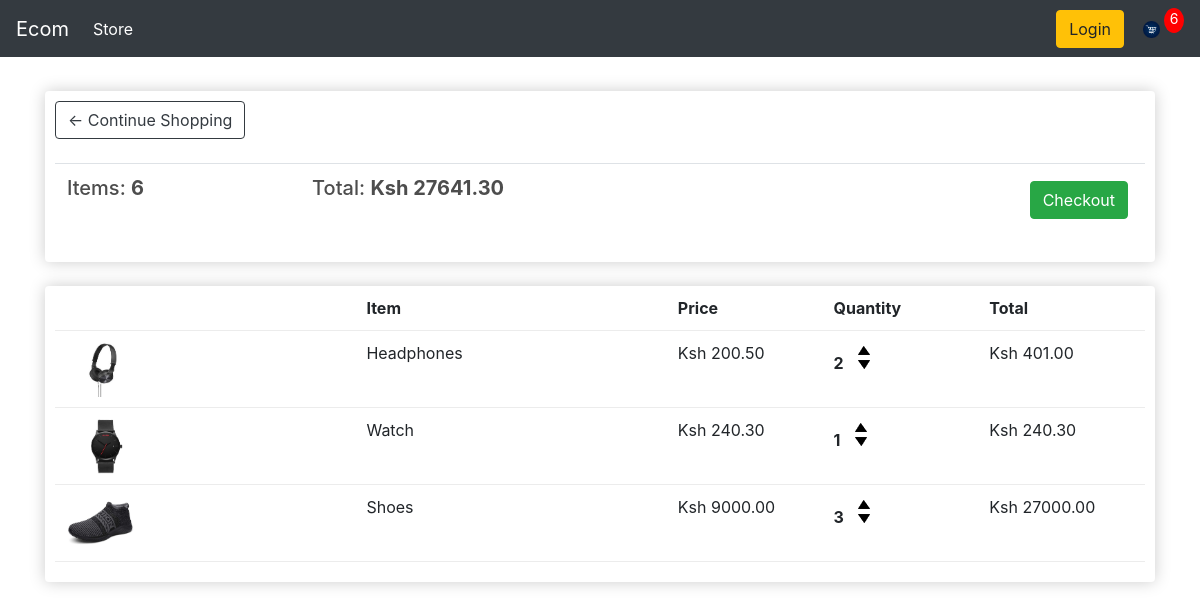
/cart/ (signed in), run on an earlier commit of the app's database.
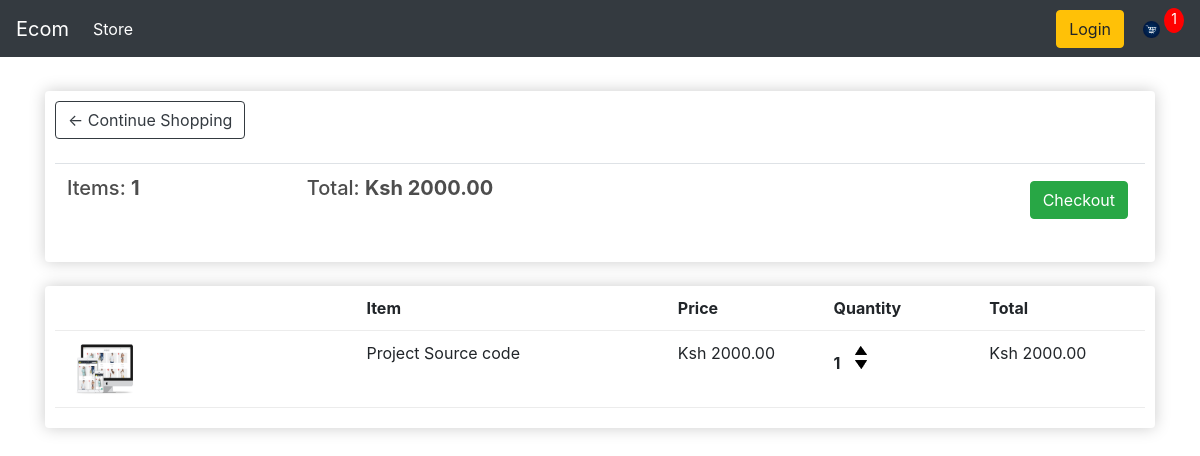
And on a later commit of the database.
### store/models.py (models this page shows, shortened)
class Order(models.Model):
    customer = models.ForeignKey(Customer, on_delete=models.SET_NULL, blank=True, null=True)
    date_order = models.DateTimeField(auto_now_add=True)
    complete = models.BooleanField(default=False, null=True, blank=False)
    transaction_id = models.CharField(max_length=200, null=True)
    @property
    def get_cart_total(self):
        orderitems = self.orderitem_set.all()
        total = sum([item.get_total for item in orderitems])
        return total
    @property
    def get_cart_items(self):
        orderitems = self.orderitem_set.all()
        total = sum([item.quantity for item in orderitems])
        return total

class OrderItem(models.Model):
    product = models.ForeignKey(Product, on_delete=models.SET_NULL, null=True)
    order = models.ForeignKey(Order, on_delete=models.SET_NULL, null=True)
    quantity = models.IntegerField(default=0, null=True, blank=True)
    date_added = models.DateTimeField(auto_now_add=True)
    @property
    def get_total(self):
        total = self.product.price * self.quantity
        return total

class Product(models.Model):
     name = models.CharField(max_length=200, null=True)
     price = models.DecimalField(max_digits=7,decimal_places=2)
     digital = models.BooleanField(default=False, null=True, blank=False)
     image = models.ImageField(null=True,blank= True)
     @property
     def imageURL(self):
         try:
             url = self.image.url
         except:
             url = ''
         return url

### store/views.py (the view)
# urls.py: path('cart/', views.cart, name = "cart"),
def cart(request):
    if request.user.is_authenticated:
        customer = request.user.customer
        order, created = Order.objects.get_or_create(customer=customer, complete=False)
        items = order.orderitem_set.all()
        cartItems = order.get_cart_items
    else:
        cookieData = cookieCart(request)
        cartItems = cookieData['cartItems']
        order = cookieData['order']
        items = cookieData['items']
    context = {'items' : items, 'order': order,'cartItems': cartItems}
    return render(request, 'store/cart.html', context)

### store/templates/store/cart.html
{% extends 'store/main.html' %}
{% load static %}
{% block content %}
<div class="row">
    <div class="col-lg-12">
        <div class="box-element">
            <a href="{% url 'store'%}" class="btn btn-outline-dark">&#x2190; Continue Shopping</a>
            <br>
            <br>
            <table class="table">
                <tr>
                    <th><h5>Items: <strong>{{order.get_cart_items}}</strong></h5></th>
                    <th><h5>Total: <strong>Ksh {{order.get_cart_total|floatformat:2}}</strong></h5></th>
                    <th>
                        <a style="float: right; margin:5px;" class="btn btn-success" href="{% url 'checkout'%}">Checkout</a>
                    </th>
                </tr>
            </table>
        </div>
        <br>
        <div class="box-element">
            <div class="cart-row">
                <div style="flex:2;"></div>
                <div style="flex:2;"><strong>Item</strong></div>
                <div style="flex:1;"><strong>Price</strong></div>
                <div style="flex:1;"><strong>Quantity</strong></div>
                <div style="flex:1;"><strong>Total</strong></div>
            </div>
            {% for item in items%}
            <div class="cart-row">
                <div style="flex:2;"><img src="{{item.product.imageURL}}" class="row-image "></div>
                <div style="flex:2;"><p>{{item.product.name}}</p></div>
                <div style="flex:1;"><p>Ksh {{item.product.price|floatformat:2}}</p></div>
                <div style="flex:1;">
                    <p class="quantity">{{item.quantity}}</p>
                    <div class="quantity">
                        <img data-product={{item.product.id}} data-action="add" src="{% static 'images/arrow-up.png'%}" class="chg-quantity update-cart">
                        <img data-product={{item.product.id}} data-action="remove" src="{% static 'images/arrow-down.png'%}" class="chg-quantity update-cart">
                     </div>
                </div>
                <div style="flex:1;"><p>Ksh {{item.get_total}}</p></div>
            </div>
            {% endfor%}
        </div>
    </div>
</div>
{% endblock content %}

### store/templates/store/main.html (shortened to what this page needs)
<!DOCTYPE html>
{% load static %}
<html lang="en">
<head>
    <link rel="stylesheet" href="{% static 'css/main.css'%}" type="text/css">
    <link rel="stylesheet" href="https://stackpath.bootstrapcdn.com/bootstrap/4.5.0/css/bootstrap.min.css">
</head>
<body>
    <nav class="navbar navbar-expand-lg navbar-dark bg-dark">
        <a class="navbar-brand" href="{% url 'store' %}">Ecom</a>
        <div class="collapse navbar-collapse" id="navbarSupportedContent">
          <ul class="navbar-nav mr-auto">
            <li class="nav-item active">
              <a class="nav-link" href="{% url 'store' %}">Store <span class="sr-only">(current)</span></a>
            </li>
          </ul>
         <div class="form-inline my-2 my-lg-0">
             <a href="#" class="btn btn-warning"> Login </a>
             <a href="{% url 'cart'%}">
                 <img src="{% static 'images/cart.png' %}" id="cart-icon">
             </a>
             <p id="cart-total">{{cartItems}}</p>
         </div>
        </div>
      </nav>
<div class="container">
    <br>
    {% block content %}
    {% endblock content %}
</div>
</body>
</html>

### static/css/main.css (style rules this page uses)
body { background-color: hsl(0, 0%, 98%); }
h1,h2,h3,h4,h5,h6 { color:hsl(0, 0%, 30%); }
.box-element { box-shadow:hsl(0, 0%, 80%) 0 0 16px; background-color: #fff; border-radius: 4px; padding: 10px; }
.bg-dark { background-color: #4f868c!important; }
#cart-icon { width:25px; display: inline-block; margin-left: 15px; }
#cart-total { display: block; text-align: center; color:#fff; background-color: red; width: 20px; height: 25px; border-radius: 50%; font-size: 14px; }
.col-lg-4, .col-lg-6, .col-lg-8, .col-lg-12 { margin-top: 10px; }
.btn { border-radius: 0; }
.row-image { width: 100px; }
.cart-row { display: flex; align-items: flex-stretch; padding-bottom: 10px; margin-bottom: 10px; border-bottom: 1px solid #ececec; }
.quantity { display: inline-block; font-weight: 700; padding-right:10px; }
.chg-quantity { width: 12px; cursor: pointer; display: block; margin-top: 5px; transition:.1s; }

What changed in the data, as far as the page shows it:
removed OrderItem: product.imageURL (picture), product.name "Headphones", product.price "200.50", quantity "2", get_total "401.00"
removed OrderItem: product.imageURL (picture), product.name "Watch", product.price "240.30", quantity "1", get_total "240.30"
removed OrderItem: product.imageURL (picture), product.name "Shoes", product.price "9000.00", quantity "3", get_total "27000.00"
computed for Order: get_cart_items "6" → "1"; get_cart_total "27641.30" → "2000.00"
added OrderItem: product.imageURL (picture), product.name "Project Source code", product.price "2000.00", quantity "1", get_total "2000.00"
Also different on the page:
{{ cartItems }}: "6" → "1"
